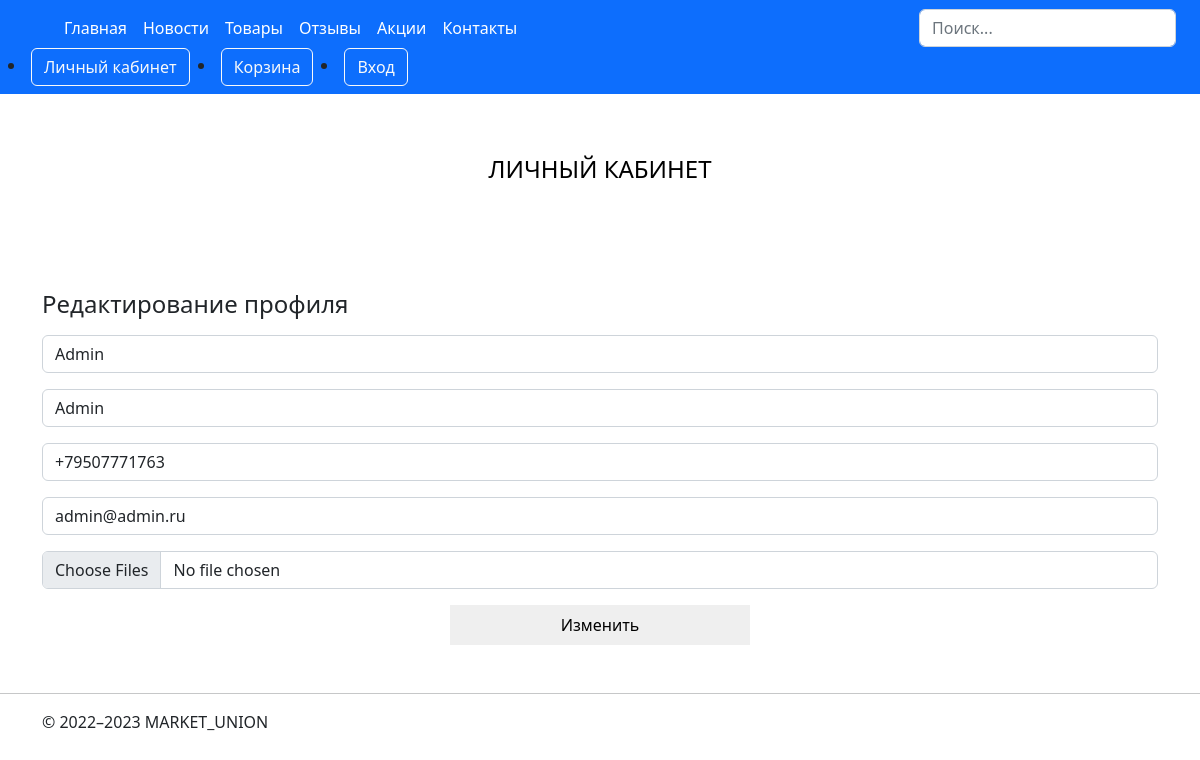
The app's page /updateuser.php (signed in) with its own data.
### tables this page shows
CREATE TABLE `users` (
  `id` int(11) NOT NULL,
  `name` text NOT NULL,
  `surname` text NOT NULL,
  `pol` text NOT NULL,
  `email` varchar(255) NOT NULL,
  `number` text NOT NULL,
  `password` text NOT NULL,
  `rights` int(11) NOT NULL,
  `avatar` varchar(255) NOT NULL,
  `country` text NOT NULL,
  `sity` text NOT NULL
);

### updateuser.php (the view, shortened to what this page needs)
<!DOCTYPE html>
<html lang="en">
<head>
    <link rel="stylesheet" href="./css/style.css">
    <link rel="stylesheet" type="text/css" href="./css/custom.css">
    <link href="https://cdn.jsdelivr.net/npm/bootstrap@5.2.3/dist/css/bootstrap.min.css" rel="stylesheet">
</head>
<body>
    <main>
        <section class="registration__title">
            <h2 class="registration__title-text container">Личный кабинет</h2>
        </section>
        <div class="container mt-5 mb-5">
            <h4>Редактирование профиля</h4>
            <?php
            require_once('scripts/connect.php');
            $userId = $_SESSION['user']['id'];
            $user = $link->query("SELECT * FROM `users` WHERE `id` = '$userId'");
            $user = mysqli_fetch_all($user);
            foreach ($user as $user) {
            ?>
                <form action="scripts/updateuser.php?id=<?= $userId ?>" method="post" enctype="multipart/form-data">
                    <input type="text" name="name" class="form-control mt-3" placeholer="Имя" value="<?= $user[1] ?>">
                    <input type="text" name="surname" class="form-control mt-3" placeholer="Имя" value="<?= $user[2] ?>">
                    <input type="text" name="number" class="form-control mt-3" placeholer="Имя" value="<?= $user[5] ?>">
                    <input type="text" name="email" class="form-control mt-3" placeholer="Имя" value="<?= $user[4] ?>">
                    <input type="file" class="form-control mt-3" name="avatar" multiple accept="image/jpeg,image/png">
                    <input type="submit" class="update mt-3" style="border:none; display:flex;justify-content:center;align-items:center; margin-left:auto;margin-right:auto;" value="Изменить">
                </form>
            <?php
            }
            ?>
        </div>
    </main>
</body>
</html>

### css/custom.css (style rules this page uses)
p, ul, ol { margin-bottom: 0; padding: 0; }
a { color: #6F6E6E; }
.btn { background: transparent; border: none; }

### records on screen
users: name "Admin", surname "Admin", number "+79507771763", email "admin@admin.ru"
